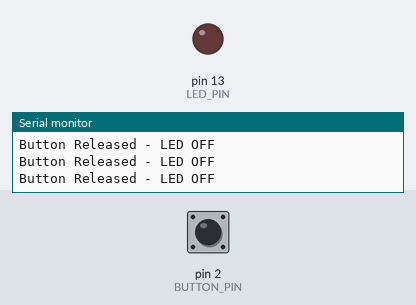
Bench run of a sketch on a simulated Arduino Uno, built with avr-gcc and run on an emulated ATmega328P. On the bench: output pins drawn as LEDs (lit = HIGH), the last lines printed to the serial monitor. Inputs (shaded band) come from the test bench; at power-on: pin 2 (BUTTON_PIN) HIGH.

Above: at 1.2 s.
1.3 s: pin 2 (BUTTON_PIN) pulled LOW for 0.15 s
At 1.38 s:
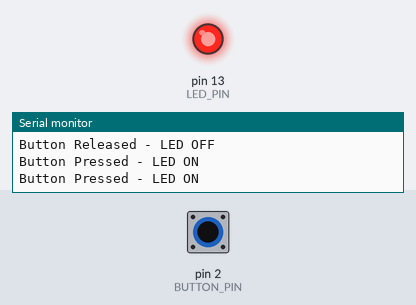
2.9 s: pin 2 (BUTTON_PIN) pulled LOW for 3.2 s
At 6.5 s:
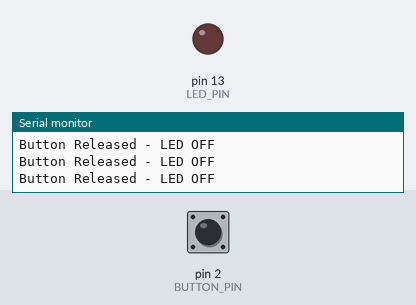
Timing chart, 0 to 8.0 s (numbered marks = the images above; inputs shaded):
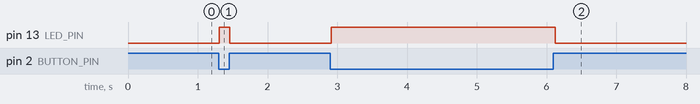

Measured:
- after the input at 1.3 s, pin 13 (LED_PIN): LOW → HIGH at once, → LOW 0.15 s later
- after the input at 2.9 s, pin 13 (LED_PIN): LOW → HIGH at once, → LOW 3.2 s later

The sketch:

sketch.ino
```cpp
// =====================================================
// PROJECT: Button Controlled LED
// FUNCTION: Press the button to control the LED
// =====================================================

// ---------------- PIN SETUP ----------------

// LED is connected to digital pin 13
const int LED_PIN = 13;

// Button is connected to digital pin 2
const int BUTTON_PIN = 2;

void setup() {

  // Set LED pin as OUTPUT
  pinMode(LED_PIN, OUTPUT);

  // Set button pin as INPUT with internal pull-up resistor
  //
  // Released -> HIGH
  // Pressed  -> LOW
  pinMode(BUTTON_PIN, INPUT_PULLUP);

  // Start Serial Monitor
  Serial.begin(9600);
}

void loop() {

  // Read the current button state
  int buttonState = digitalRead(BUTTON_PIN);

  // Check if the button is pressed
  if (buttonState == LOW) {

    // Turn the LED ON
    digitalWrite(LED_PIN, HIGH);

    // Show the button state
    Serial.println("Button Pressed - LED ON");
  }

  else {

    // Turn the LED OFF
    digitalWrite(LED_PIN, LOW);

    // Show the button state
    Serial.println("Button Released - LED OFF");
  }

  // Small delay for stable reading
  delay(50);
}
```
